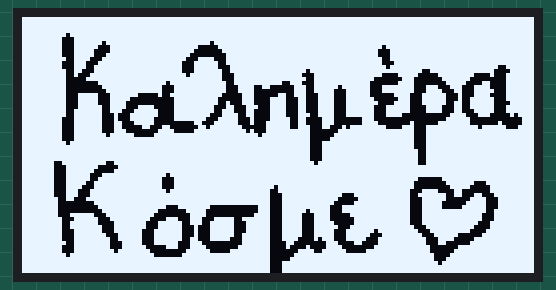
Simulated run of this program. Board: MicroPython board. Parts: 128×64 one-colour display. Library files of the repository ran but are not shown: ssd1306.py.

Above: at 0.1 s.
At 0.6 s:
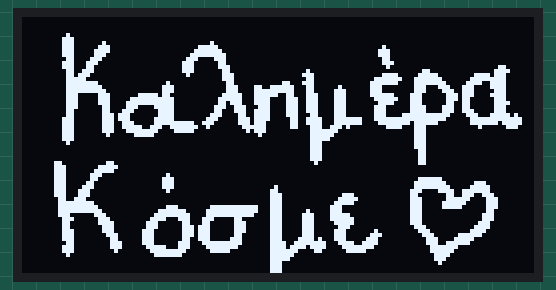

The program:

main.py
```python
from machine import Pin, I2C
from ssd1306 import SSD1306_I2C
import time

i2c = I2C(0, sda = Pin(21), scl = Pin(22), freq = 400000)
display = SSD1306_I2C( width=128, height=64, i2c=i2c, addr=0x3c, external_vcc=False )
display.fill(0) #Καθαρίζει οθόνη

hello_buf = bytearray(b"\xff\xff\xff\xff\xff\xff\xff\xff\xff\xff\xff\xff\xff\xff\xff\xff\xff\xff\xff\xff\xff\xff\xff\xff\xff\xff\xff\xff\xff\xff\xff\xff\xff\xff\xff\xff\xff\xff\xff\xff\xff\xff\xff\xff\xff\xff\xff\xff\xff\xff\xff\xff\xff\xff\xff\xff\xff\xff\xff\xff\xff\xff\xff\xff\xff\xef\xff\xff\xff\xff\xff\xff\xff\xff\xff\xff\xff\xff\xff\xff\xff\xc7\xff\xff\xff\xff\xff\xff\xff\xff\xff\xff\xff\xff\xff\xff\xff\xc7\xf7\xff\xff\xfe\xff\xff\xff\xff\xff\xff\xff\xff\xff\xff\xff\xc7\xe3\xff\xff\xf0\x7f\xff\xff\xff\xff\xdf\xff\xff\xff\xff\xff\xc7\xc3\xff\xff\xe0?\xff\xff\xff\xff\x8f\xff\xff\xff\xff\xff\xc7\xc7\xff\xff\xc0\x1f\xff\xff\xff\xff\x8f\xff\xff\xff\xff\xff\xe7\x8f\xff\xff\x8f\x1f\xff\xff\xff\xff\xcf\xff\xff\xff\xff\xff\xc7\x1f\xff\xff\x1f\x9f\xff\xff\xff\xff\xc7\xff\xff\xff\xff\xff\xc7?\xff\xff\x1f\x8f\xff\xff\xff\xff\xef\xff\xff\xfe\x7f\xff\xe6?\xff\xff\x1f\xcf\xff\xfe\xff\xff\xff\xf3\xff\xfc?\xff\xe4\x7f\xff\xff\xbf\xc7\xff\xfc\x7f\xff\xc3\xe0\xff\x84\x7f\xff\xe0\xff\xff\xff\xff\xc7\xff\xfe\x7f\xff\x01\xc0\x7f\x00\x7f\xff\xe0\x1f\xff\xf7\xff\xe7\xff\x9c\x7f\xfe\x03\xc0>\x18\x7f\xff\xe0\x0f\xff\xe3\xff\xe3\xcc\x0e~\xfe?\xc7\x1cx\x7f\xff\xe0\x07\xff\xe3\xff\xe3\xc0\x0e|~?\xc7\x8c|\x7f\xff\xe3\xe3\xf8'\xff\xc1\xc0\xce<~\x07\x8f\xc4x\x7f\xff\xe3\xe3\xe0\x03\xff\x81\xc3\xc6<\x7f\x03\x8f\xc4\xfc\x7f\xff\xe3\xe3\xc0\x03\xff\x91\xc3\xc6<\x7f\x87\x8f\xcc\xfc?\xff\xe3\xf3\xc7\x83\xff\x18\xe3\xc6<\x7f\x1f\x87\x8c\xfc\x7f\xff\xe7\xf3\x8f\xc3\xff8\xc3\xc6<\x7f\x1f\x87\x8c|\x7f\xff\xe7\xf1\x1f\xc3\xfe<\xc3\xc7<\x7f\x1e\x00\x1e8/\xff\xc7\xf1\x1f\x83\xfc|C\xe6\x1c\x07\x00\x00?\x00\x07\xff\xc7\xf1\x8f\x80\x18\xfcG\xe6\x1c\x07\x80@\xff\x01\x07\xff\xc7\xf1\x83\x18\r\xfe\x07\xe7\x18\xbf\xe1\xc7\xff\xdf\x8f\xff\xc7\xf1\xc0<\x1f\xffG\xff\x01\xff\xff\xc7\xff\xff\xff\xff\xc7\xfb\xf0\x7f\xff\xff\xef\xff\x03\xff\xff\xc7\xff\xff\xff\xff\xc7\xff\xff\xff\xff\xff\xff\xff\x07\xff\xff\xc7\xff\xff\xff\xff\xef\xff\xff\xff\xff\xff\xff\xff\x1f\xff\xff\xc7\xff\xff\xff\xff\xff\xff\xff\xff\xff\xff\xff\xff\x1f\xff\xff\xc7\xff\xff\xff\xff\xff\xff\xff\xff\xff\xff\xff\xff\x1f\xff\xff\xe7\xff\xff\xff\xff\xff\xff\xff\xff\xff\xff\xff\xff\x1f\xff\xff\xe7\xff\xff\xff\xff\xff\xff\xff\xff\xff\xff\xff\xff\x1f\xff\xff\xe7\xff\xff\xff\xff?\xf9\xff\xff\xff\xff\xff\xff\xbf\xff\xff\xe7\xff\xff\xff\xff\x1f\xe0\xff\xff\xff\xff\xff\xff\xff\xff\xff\xff\xff\xff\xff\xff\x1f\xc1\xff\xff\xff\xff\xff\xff\xff\xff\xff\xff\xff\xff\xff\xff\x1f\x8f\xff\xf7\xff\xff\xff\xff\xff\xff\xff\xff\xff\xff\xff\xff\x1f\x9f\xff\xe3\xff\xff\xff\xff\xff\xff\xff\xe0\x7f\xff\xff\xff\x1f?\xff\xe3\xff\xff\xff\xff\xff\xff\xff\xc0?\x8f\xff\xff\x1e?\xff\xe3\xff\xff\xfe\xff\xff\xff\xff\xc0\x1f\x07\xff\xff\x1c\x7f\xff\xf7\xff\xff\xfc\xff\xff\xff\xff\x8f\x0c\x07\xff\xff\x1c\x7f\xff\xff\xff\xff\xfc\x7f\xff\x1f\xff\x9f\xccc\xff\xff\x98\xff\xff\xff\xff\xff\xfc\x7f\xfe\x0f\xff\x8f\xc0\xf1\xff\xff\x80?\xff\xff\xff\xff\xfc\x7f\xfc\x1f\xff\x8f\x81\xf1\xff\xff\x80\x1f\xff\xf1\xfe\x00\x1c\x7f\xf8\xff\xff\x8f\x83\xf1\xff\xff\x80\x0f\xff\xc0|\x00\x1c~\xf8\xff\xff\x8f\xff\xf3\xff\xff\x8f\xc7\xff\x80<\x00<|x?\xff\x8f\xff\xe3\xff\xff\xc7\xe3\xff\x0e8\xf9\xfc|x\x1f\xff\x8f\xff\xe3\xff\xff\xcf\xe1\xfe?9\xf8\xfc||\x1f\xff\x8f\xff\xc7\xff\xff\xcf\xf1\xfe?\x11\xf8\xfc|~?\xff\xc7\xff\x87\xff\xff\xc7\xf1\xfc\x7f\x11\xf8\xfc||\x7f\x7f\xe3\xff\x0f\xff\xff\xc7\xf8\xfc\x7f\x11\xf9\xfc||~?\xf1\xf8\x1f\xff\xff\xc7\xfc\xfc\x7f1\xf1\xfcx\\|\x7f\xf8\xf0\x7f\xff\xff\xe7\xfc|~8\x01\xfc0\x0e\x18\x7f\xf8\xc0\xff\xff\xff\xc7\xfc~\x0e<\x03\xfc!\x0f\x00\xff\xfc\x07\xff\xff\xff\xc7\xfe\xff\x00~\x0f\xfc\x07\x9f\x83\xff\xfc\x0f\xff\xff\xff\xef\xff\xff\x80\xff\xff\xfc\x0f\xff\xff\xff\xfe\x1f\xff\xff\xff\xff\xff\xff\xff\xff\xff\xfc\x1f\xff\xff\xff\xfe?\xff\xff\xff\xff\xff\xff\xff\xff\xff\xfc\x7f\xff\xff\xff\xff\x7f\xff\xff\xff\xff\xff\xff\xff\xff\xff\xfc\x7f\xff\xff\xff\xff\xff\xff\xff\xff\xff\xff\xff\xff\xff\xff\xfc\x7f\xff\xff\xff\xff\xff\xff\xff")
hello_buf1 = bytearray(b'\x00\x00\x00\x00\x00\x00\x00\x00\x00\x00\x00\x00\x00\x00\x00\x00\x00\x00\x00\x00\x00\x00\x00\x00\x00\x00\x00\x00\x00\x00\x00\x00\x00\x00\x00\x00\x00\x00\x00\x00\x00\x00\x00\x00\x00\x00\x00\x00\x00\x00\x00\x00\x00\x00\x00\x00\x00\x00\x00\x00\x00\x00\x00\x00\x00\x10\x00\x00\x00\x00\x00\x00\x00\x00\x00\x00\x00\x00\x00\x00\x008\x00\x00\x00\x00\x00\x00\x00\x00\x00\x00\x00\x00\x00\x00\x008\x08\x00\x00\x01\x00\x00\x00\x00\x00\x00\x00\x00\x00\x00\x008\x1c\x00\x00\x0f\x80\x00\x00\x00\x00 \x00\x00\x00\x00\x008<\x00\x00\x1f\xc0\x00\x00\x00\x00p\x00\x00\x00\x00\x0088\x00\x00?\xe0\x00\x00\x00\x00p\x00\x00\x00\x00\x00\x18p\x00\x00p\xe0\x00\x00\x00\x000\x00\x00\x00\x00\x008\xe0\x00\x00\xe0`\x00\x00\x00\x008\x00\x00\x00\x00\x008\xc0\x00\x00\xe0p\x00\x00\x00\x00\x10\x00\x00\x01\x80\x00\x19\xc0\x00\x00\xe00\x00\x01\x00\x00\x00\x0c\x00\x03\xc0\x00\x1b\x80\x00\x00@8\x00\x03\x80\x00<\x1f\x00{\x80\x00\x1f\x00\x00\x00\x008\x00\x01\x80\x00\xfe?\x80\xff\x80\x00\x1f\xe0\x00\x08\x00\x18\x00c\x80\x01\xfc?\xc1\xe7\x80\x00\x1f\xf0\x00\x1c\x00\x1c3\xf1\x81\x01\xc08\xe3\x87\x80\x00\x1f\xf8\x00\x1c\x00\x1c?\xf1\x83\x81\xc08s\x83\x80\x00\x1c\x1c\x07\xd8\x00>?1\xc3\x81\xf8p;\x87\x80\x00\x1c\x1c\x1f\xfc\x00~<9\xc3\x80\xfcp;\x03\x80\x00\x1c\x1c?\xfc\x00n<9\xc3\x80xp3\x03\xc0\x00\x1c\x0c8|\x00\xe7\x1c9\xc3\x80\xe0xs\x03\x80\x00\x18\x0cp<\x00\xc7<9\xc3\x80\xe0xs\x83\x80\x00\x18\x0e\xe0<\x01\xc3<8\xc3\x80\xe1\xff\xe1\xc7\xd0\x008\x0e\xe0|\x03\x83\xbc\x19\xe3\xf8\xff\xff\xc0\xff\xf8\x008\x0ep\x7f\xe7\x03\xb8\x19\xe3\xf8\x7f\xbf\x00\xfe\xf8\x008\x0e|\xe7\xf2\x01\xf8\x18\xe7@\x1e8\x00 p\x008\x0e?\xc3\xe0\x00\xb8\x00\xfe\x00\x008\x00\x00\x00\x008\x04\x0f\x80\x00\x00\x10\x00\xfc\x00\x008\x00\x00\x00\x008\x00\x00\x00\x00\x00\x00\x00\xf8\x00\x008\x00\x00\x00\x00\x10\x00\x00\x00\x00\x00\x00\x00\xe0\x00\x008\x00\x00\x00\x00\x00\x00\x00\x00\x00\x00\x00\x00\xe0\x00\x008\x00\x00\x00\x00\x00\x00\x00\x00\x00\x00\x00\x00\xe0\x00\x00\x18\x00\x00\x00\x00\x00\x00\x00\x00\x00\x00\x00\x00\xe0\x00\x00\x18\x00\x00\x00\x00\x00\x00\x00\x00\x00\x00\x00\x00\xe0\x00\x00\x18\x00\x00\x00\x00\xc0\x06\x00\x00\x00\x00\x00\x00@\x00\x00\x18\x00\x00\x00\x00\xe0\x1f\x00\x00\x00\x00\x00\x00\x00\x00\x00\x00\x00\x00\x00\x00\xe0>\x00\x00\x00\x00\x00\x00\x00\x00\x00\x00\x00\x00\x00\x00\xe0p\x00\x08\x00\x00\x00\x00\x00\x00\x00\x00\x00\x00\x00\x00\xe0`\x00\x1c\x00\x00\x00\x00\x00\x00\x00\x1f\x80\x00\x00\x00\xe0\xc0\x00\x1c\x00\x00\x00\x00\x00\x00\x00?\xc0p\x00\x00\xe1\xc0\x00\x1c\x00\x00\x01\x00\x00\x00\x00?\xe0\xf8\x00\x00\xe3\x80\x00\x08\x00\x00\x03\x00\x00\x00\x00p\xf3\xf8\x00\x00\xe3\x80\x00\x00\x00\x00\x03\x80\x00\xe0\x00`3\x9c\x00\x00g\x00\x00\x00\x00\x00\x03\x80\x01\xf0\x00p?\x0e\x00\x00\x7f\xc0\x00\x00\x00\x00\x03\x80\x03\xe0\x00p~\x0e\x00\x00\x7f\xe0\x00\x0e\x01\xff\xe3\x80\x07\x00\x00p|\x0e\x00\x00\x7f\xf0\x00?\x83\xff\xe3\x81\x07\x00\x00p\x00\x0c\x00\x00p8\x00\x7f\xc3\xff\xc3\x83\x87\xc0\x00p\x00\x1c\x00\x008\x1c\x00\xf1\xc7\x06\x03\x83\x87\xe0\x00p\x00\x1c\x00\x000\x1e\x01\xc0\xc6\x07\x03\x83\x83\xe0\x00p\x008\x00\x000\x0e\x01\xc0\xee\x07\x03\x83\x81\xc0\x008\x00x\x00\x008\x0e\x03\x80\xee\x07\x03\x83\x83\x80\x80\x1c\x00\xf0\x00\x008\x07\x03\x80\xee\x06\x03\x83\x83\x81\xc0\x0e\x07\xe0\x00\x008\x03\x03\x80\xce\x0e\x03\x87\xa3\x83\x80\x07\x0f\x80\x00\x00\x18\x03\x83\x81\xc7\xfe\x03\xcf\xf1\xe7\x80\x07?\x00\x00\x008\x03\x81\xf1\xc3\xfc\x03\xde\xf0\xff\x00\x03\xf8\x00\x00\x008\x01\x00\xff\x81\xf0\x03\xf8`|\x00\x03\xf0\x00\x00\x00\x10\x00\x00\x7f\x00\x00\x03\xf0\x00\x00\x00\x01\xe0\x00\x00\x00\x00\x00\x00\x00\x00\x00\x03\xe0\x00\x00\x00\x01\xc0\x00\x00\x00\x00\x00\x00\x00\x00\x00\x03\x80\x00\x00\x00\x00\x80\x00\x00\x00\x00\x00\x00\x00\x00\x00\x03\x80\x00\x00\x00\x00\x00\x00\x00\x00\x00\x00\x00\x00\x00\x00\x03\x80\x00\x00\x00\x00\x00\x00\x00')
import framebuf
while True:
    hello_img = framebuf.FrameBuffer(hello_buf, 128, 64, framebuf.MONO_HLSB) # load as an image 128 pixels wide, 64 pixels high
    display.blit(hello_img, 0, 0) # write the 128x64 image to the SSD-1306 display, positioned in the top left corner
    display.show() #Παρουσίασε στην οθόνη
    time.sleep(.5)
    hello_img1 = framebuf.FrameBuffer(hello_buf1, 128, 64, framebuf.MONO_HLSB) # load as an image 128 pixels wide, 64 pixels high
    display.blit(hello_img1, 0, 0) # write the 128x64 image to the SSD-1306 display, positioned in the top left corner
    display.show() #Παρουσίασε στην οθόνη
    time.sleep(.5)
```

Measured:
- what the display in image 1 shows lasts 0.5 s, from 0.6 s to 1.1 s
